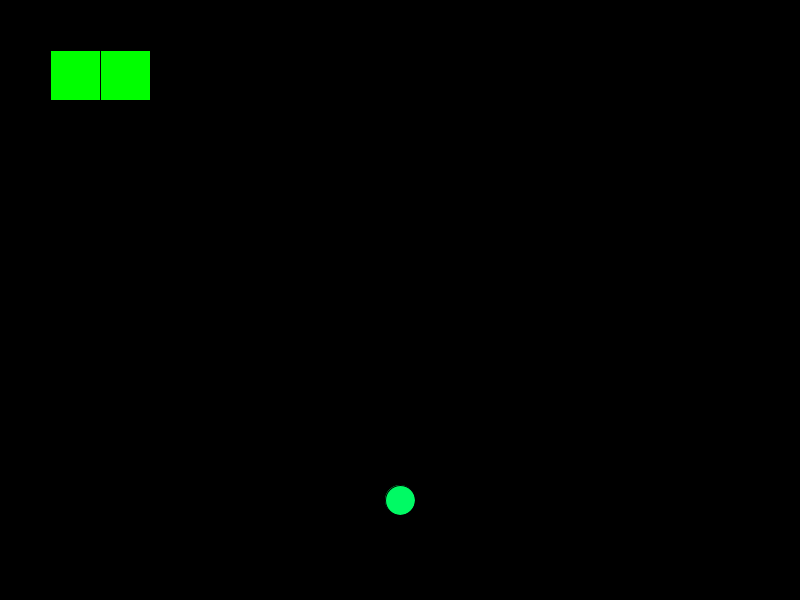
Frame 1 (no input)
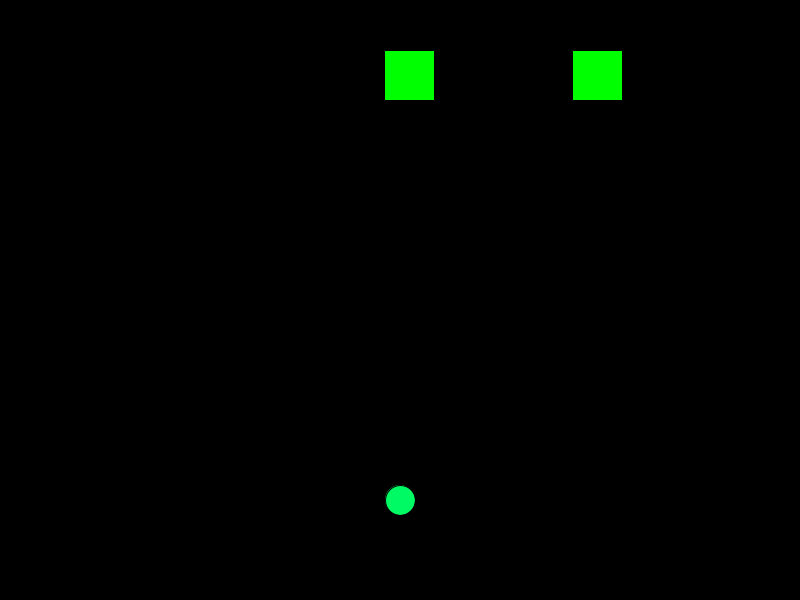
Frame 60 (the mouse pressed at the canvas centre just before this capture)
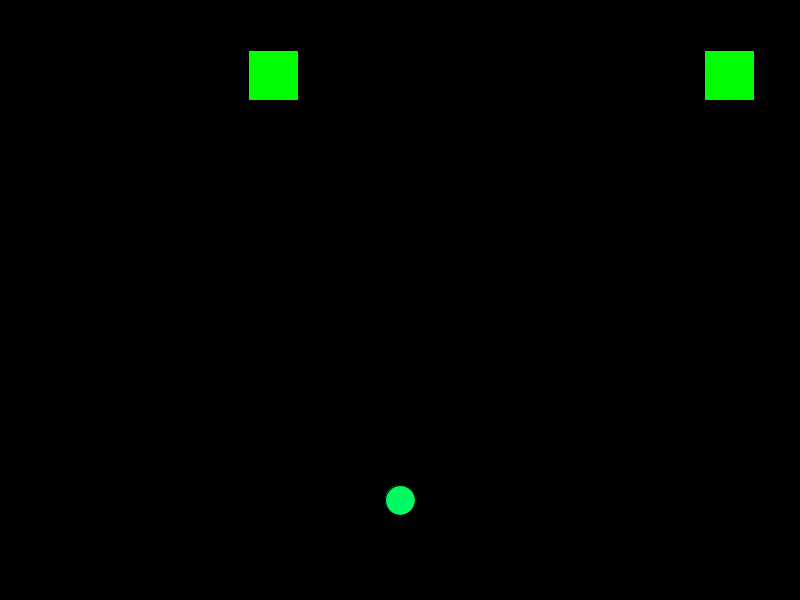
Frame 120 (the mouse held since frame 60 and released just before this capture)

The Processing sketch that drew these frames (run headless with seeded random() and noise(); from frame 60 on, the mouse is pressed at the canvas centre):

// Processing sketch: frogger
// ── frogger.pde
int frogx = 400;
int frogy = 500;

public class Car{
 
  int carx ;
  int cary ;
  int size ;
  int speed  ;
  
  
  public Car(int carx, int cary,int size,int speed) {
    this.carx = carx;
    this.cary = cary;
    this.size = size;
    this.speed = speed;
  }
  
  
  
 void moveLeft(int speed){
   this.carx = this.carx - speed;
 if(this.carx <= 0){
   this.carx = 800;
 }
 }
 
 void moveRight(int speed){
   this.carx = this.carx + speed;
 if(this.carx >= 800){
   this.carx = 0;
 }
 }
 public int getX(){
   return this.carx;
 
 
 }
 
  public int getsize(){
   return this.size;
 
 
 }
  
public int getY(){
   return this.cary;
 }
  
void display()
  {
    fill(0,255,0);
    rect(carx , cary,  size, 50);
  }
  
boolean intersects(Car car) {
 if ((frogy > car.getY() && frogy < car.getY()+50) &&
                (frogx > car.getX() && frogx < car.getX()+car.getsize())) {
   return true;
  }
 else  {
  return false;
 }

}
}
 Car car1;
 Car car2;


void setup(){
  
  
  
size(800,600);
  
   car1 = new Car(50,50,50,8);
 
   car2 = new Car(100,50,50,8);
  
}




void draw(){
  
fill(0, 250, 100);
background(0);
ellipse(frogx, frogy, 30, 30); 
  
  
  
  
  if( frogx >= 800){
    frogx = 800;}
   
  if( frogx <= 0){
    frogx = 0;}
    
  if( frogy <= 0){
   frogy = 0;}
    
   if( frogy >= 500){
   frogy = 500;}
  
  
  car1.display();
  car2.display();
  
  car1.moveLeft(car1.speed);
  car2.moveRight(car2.speed);
  println("car1 x " + car1.getX());
  println("frog x: " + frogx);

  if(car1.intersects(car1) == true){
    frogy = 400;
  }
  
  if(car2.intersects(car2) == true){
    frogy = 400;
  }
   
}

void keyPressed()
{
    if(key == CODED){
        if(keyCode == UP)
        {
            frogy = frogy -10;
        }
        else if(keyCode == DOWN)
        {
            frogy = frogy +10;
        }
        else if(keyCode == RIGHT)
        {
           frogx = frogx +10;
        }
        else if(keyCode == LEFT)
        {
            frogx = frogx -10;
        }
    }
}
